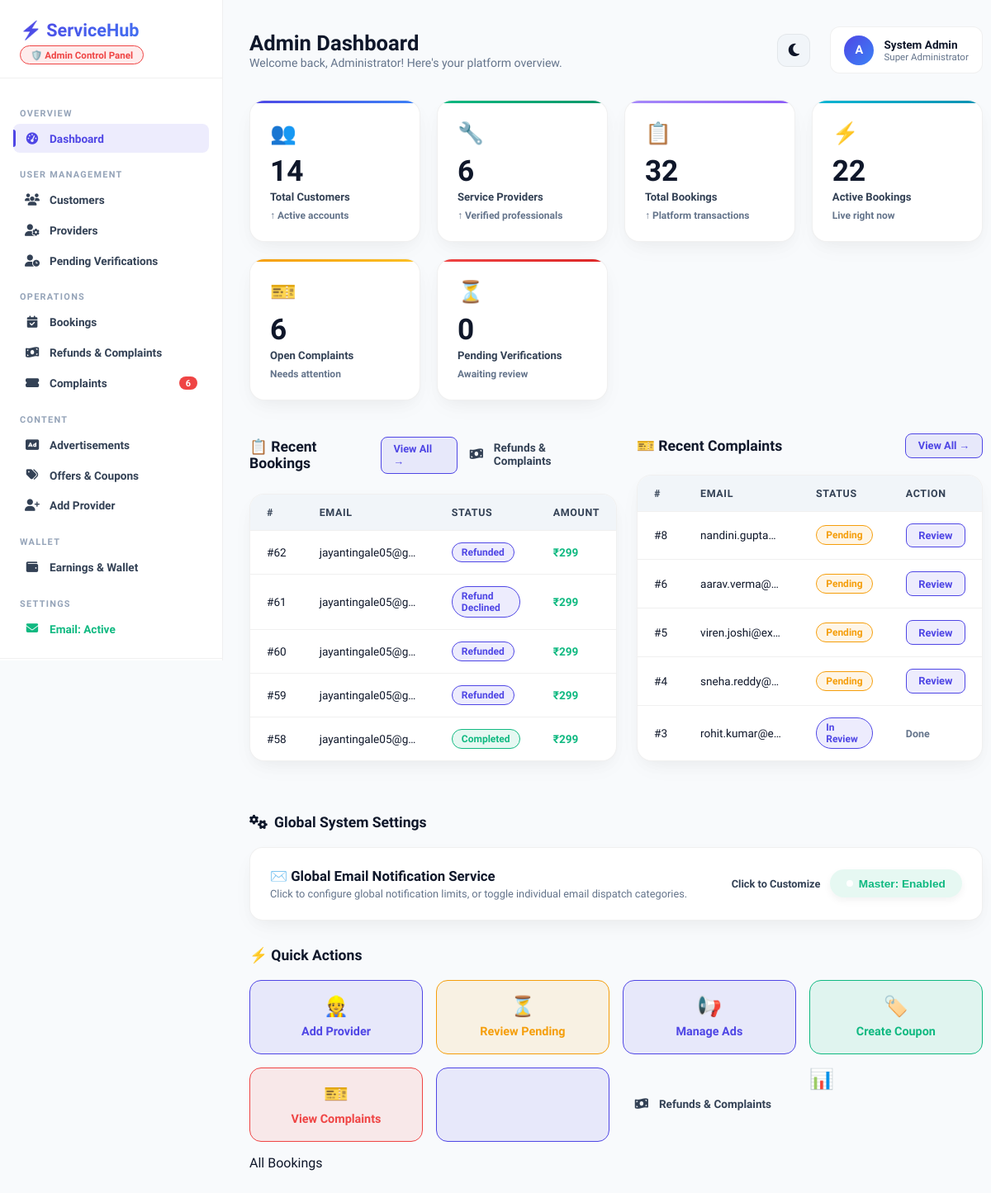
The page /aadmin/ (signed in) on the database its author committed.
### csdata/models.py (models this page shows, shortened)
class Bookings(models.Model):
    unique = models.AutoField(primary_key=True)
    email = models.CharField(max_length=100)
    uniqueuser = models.IntegerField()
    uniqueservice = models.IntegerField()
    advance = models.BooleanField(default=False)
    service_date = models.DateField(null=True, blank=True)
    service_time = models.TimeField(null=True, blank=True)
    status = models.CharField(max_length=50, default='Pending')
    booking_address = models.CharField(max_length=500, default='')
    user_lat = models.FloatField(default=0.0)
    user_lng = models.FloatField(default=0.0)
    emp_lat = models.FloatField(default=21.0150)
    emp_lng = models.FloatField(default=75.5690)
    price = models.FloatField(default=299.00)
    discount_applied = models.FloatField(default=0.0)
    promo_code = models.CharField(max_length=50, default='', blank=True)
    payment_method = models.CharField(max_length=50, default='UPI')
    refund_status = models.CharField(max_length=50, default='None')  # None, Requested, Processed
    refund_reason = models.CharField(max_length=500, default='', blank=True)
    provider_dispute_reason = models.CharField(max_length=500, default='', blank=True)
    refund_proof_pic = models.ImageField(upload_to='refund_proofs/', null=True, blank=True)
    created_at = models.DateTimeField(default=timezone.now)

class Ticket(models.Model):
    unique = models.AutoField(primary_key=True)
    mail = models.CharField(max_length=100)
    phone = models.CharField(max_length=20, default='')
    ticketdetail = models.TextField(max_length=2000)
    attachment = models.FileField(upload_to='complaints/', null=True, blank=True)
    status = models.CharField(max_length=50, default='Pending')  # Pending, In Review, Resolved
    admin_response = models.TextField(blank=True, default='')
    created_at = models.DateTimeField(default=timezone.now)
    resolved_at = models.DateTimeField(null=True, blank=True)

### CustomerService/views.py (the view)
# urls.py: path('aadmin/', views.aadmin, name='aadmin'),
def aadmin(request):
    if not admin_required(request):
        return redirect('/signin/')
    customer_count = Cdetail.objects.exclude(mail='admin@gmail.com').count()
    employee_count = Employee.objects.count()
    ticket_count = Ticket.objects.filter(status='Pending').count()
    bookings_count = Bookings.objects.count()
    pending_providers = ProviderRegistration.objects.filter(status='pending').count()
    active_bookings = Bookings.objects.filter(status__in=['Pending', 'Heading to Location', 'In Progress']).count()
    recent_bookings = Bookings.objects.order_by('-unique')[:5]
    recent_tickets = Ticket.objects.order_by('-unique')[:5]
    ads = Advertisement.objects.filter(is_active=True)
    all_completed = Bookings.objects.filter(status='Completed')
    total_revenue = sum(b.price - b.discount_applied for b in all_completed)
    total_transactions = Bookings.objects.count() + WalletTransaction.objects.count()
    total_withdrawals = sum(tx.amount for tx in WalletTransaction.objects.filter(transaction_type='Withdrawal', status='Completed'))
    provider_payouts = sum(tx.amount for tx in WalletTransaction.objects.filter(transaction_type='Withdrawal', status__in=['Pending', 'Completed']))
    from csdata.models import AdminSetting
    setting, _ = AdminSetting.objects.get_or_create(key='global_email_active', defaults={'value': True, 'description': 'Enable/Disable global email notification service'})
    global_email_active = setting.value
    return render(request, 'admin/aadmin.html', {
        'customer_count': customer_count,
        'employee_count': employee_count,
        'ticket_count': ticket_count,
        'bookings_count': bookings_count,
        'pending_providers': pending_providers,
        'active_bookings': active_bookings,
        'recent_bookings': recent_bookings,
        'recent_tickets': recent_tickets,
        'ads': ads,
        'total_revenue': total_revenue,
        'total_transactions': total_transactions,
        'total_withdrawals': total_withdrawals,
        'provider_payouts': provider_payouts,
        'global_email_active': global_email_active,
    })

### templates/admin/aadmin.html (shortened to what this page needs)
<!DOCTYPE html>
<html lang="en">
<head>
<link rel="stylesheet" href="https://cdnjs.cloudflare.com/ajax/libs/font-awesome/6.5.0/css/all.min.css">
<link rel="stylesheet" href="/static/css/theme.css">
</head>
<body>
<aside class="sidebar">
  <div class="sidebar-header">
    <div class="logo">⚡ ServiceHub</div>
    <div class="admin-badge">🛡️ Admin Control Panel</div>
  </div>
  <div class="nav-body">
    <div class="nav-section">Overview</div>
    <a href="/aadmin/" class="nav-link active"><i class="fas fa-tachometer-alt"></i> Dashboard</a>
    <div class="nav-section">User Management</div>
    <a href="/userinfo/" class="nav-link"><i class="fas fa-users"></i> Customers</a>
    <a href="/employeeinfo/" class="nav-link"><i class="fas fa-user-gear"></i> Providers</a>
    <a href="/admin/pending-providers/" class="nav-link">
      <i class="fas fa-user-clock"></i> Pending Verifications
    </a>
    <div class="nav-section">Operations</div>
    <a href="/servicebooked/" class="nav-link"><i class="fas fa-calendar-check"></i> Bookings</a>
    <a href="/admin/refunds/" class="nav-link {% if request.path == '/admin/refunds/' %}active{% endif %}">
      <i class="fas fa-money-bill-wave"></i> Refunds & Complaints
    </a>
    <a href="/ticketraised/" class="nav-link">
      <i class="fas fa-ticket-alt"></i> Complaints
      {% if ticket_count > 0 %}<span class="badge-count">{{ ticket_count }}</span>{% endif %}
    </a>
    <div class="nav-section">Content</div>
    <a href="/admin/manage_ad/" class="nav-link"><i class="fas fa-ad"></i> Advertisements</a>
    <a href="/admin/manage_offer/" class="nav-link"><i class="fas fa-tags"></i> Offers & Coupons</a>
    <a href="/addemp/" class="nav-link"><i class="fas fa-user-plus"></i> Add Provider</a>
    <div class="nav-section">Wallet</div>
    <a href="/admin/wallet/" class="nav-link"><i class="fas fa-wallet"></i> Earnings & Wallet</a>
    <div class="nav-section">Settings</div>
    <a href="/admin/toggle_global_email/" class="nav-link" style="color: {% if global_email_active %}#10b981{% else %}#ef4444{% endif %}; font-weight: 700;">
      <i class="fas fa-envelope"></i> Email: {% if global_email_active %}Active{% else %}Muted{% endif %}
    </a>
  </div>
  <div class="sidebar-footer">
  </div>
</aside>
<main class="main">
  <div class="topbar">
    <div class="topbar-title">
      <h1>Admin Dashboard</h1>
      <p>Welcome back, Administrator! Here's your platform overview.</p>
    </div>
    <div class="topbar-right">
      <button class="theme-toggle-btn" id="theme-toggle" style="margin-right: 0.5rem;"><i class="fas fa-moon"></i></button>
      <div class="admin-info">
        <div class="admin-avatar">A</div>
        <div>
          <div class="admin-name">System Admin</div>
          <div class="admin-role">Super Administrator</div>
        </div>
      </div>
    </div>
  </div>
  <div class="metrics">
    <div class="metric-card mc-blue">
      <span class="metric-icon">👥</span>
      <div class="metric-num">{{ customer_count }}</div>
      <div class="metric-label">Total Customers</div>
      <div class="metric-change change-up">↑ Active accounts</div>
    </div>
    <div class="metric-card mc-green">
      <span class="metric-icon">🔧</span>
      <div class="metric-num">{{ employee_count }}</div>
      <div class="metric-label">Service Providers</div>
      <div class="metric-change change-up">↑ Verified professionals</div>
    </div>
    <div class="metric-card mc-purple">
      <span class="metric-icon">📋</span>
      <div class="metric-num">{{ bookings_count }}</div>
      <div class="metric-label">Total Bookings</div>
      <div class="metric-change change-up">↑ Platform transactions</div>
    </div>
    <div class="metric-card mc-cyan">
      <span class="metric-icon">⚡</span>
      <div class="metric-num">{{ active_bookings }}</div>
      <div class="metric-label">Active Bookings</div>
      <div class="metric-change">Live right now</div>
    </div>
    <div class="metric-card mc-yellow">
      <span class="metric-icon">🎫</span>
      <div class="metric-num">{{ ticket_count }}</div>
      <div class="metric-label">Open Complaints</div>
      <div class="metric-change change-down">Needs attention</div>
    </div>
    <div class="metric-card mc-red">
      <span class="metric-icon">⏳</span>
      <div class="metric-num">{{ pending_providers }}</div>
      <div class="metric-label">Pending Verifications</div>
      <div class="metric-change change-down">Awaiting review</div>
    </div>
  </div>
  <div class="grid-2">
    <div>
      <div class="section-header">
        <div class="section-title">📋 Recent Bookings</div>
        <a href="/servicebooked/" class="btn-sm">View All →</a>
    <a href="/admin/refunds/" class="nav-link {% if request.path == '/admin/refunds/' %}active{% endif %}">
      <i class="fas fa-money-bill-wave"></i> Refunds & Complaints
    </a>
      </div>
      <div class="table-card">
        <table>
          <thead><tr><th>#</th><th>Email</th><th>Status</th><th>Amount</th></tr></thead>
          <tbody>
            {% for booking in recent_bookings %}
            <tr>
              <td>#{{ booking.unique }}</td>
              <td style="max-width:160px;overflow:hidden;text-overflow:ellipsis;white-space:nowrap">{{ booking.email }}</td>
              <td>
                <span class="status-badge
                  {% if booking.status == 'Pending' %}status-pending
                  {% elif booking.status == 'Completed' %}status-completed
                  {% elif booking.status == 'Declined' %}status-declined
                  {% elif booking.status == 'In Progress' or booking.status == 'Heading to Location' %}status-active
                  {% else %}status-inreview{% endif %}">
                  {{ booking.status }}
                </span>
              </td>
              <td style="color:var(--success);font-weight:700">₹{{ booking.price|floatformat:0 }}</td>
            </tr>
            {% empty %}
            <tr><td colspan="4" style="text-align:center;color:var(--text-muted);padding:2rem">No bookings yet</td></tr>
            {% endfor %}
          </tbody>
        </table>
      </div>
    </div>
    <div>
      <div class="section-header">
        <div class="section-title">🎫 Recent Complaints</div>
        <a href="/ticketraised/" class="btn-sm">View All →</a>
      </div>
      <div class="table-card">
        <table>
          <thead><tr><th>#</th><th>Email</th><th>Status</th><th>Action</th></tr></thead>
          <tbody>
            {% for ticket in recent_tickets %}
            <tr>
              <td>#{{ ticket.unique }}</td>
              <td style="max-width:140px;overflow:hidden;text-overflow:ellipsis;white-space:nowrap">{{ ticket.mail }}</td>
              <td>
                <span class="status-badge {% if ticket.status == 'Pending' %}status-pending{% elif ticket.status == 'Resolved' %}status-resolved{% else %}status-inreview{% endif %}">
                  {{ ticket.status }}
                </span>
              </td>
              <td>
                {% if ticket.status == 'Pending' %}
                <a href="/ticketraised/" class="btn-sm">Review</a>
                {% else %}
                <span style="color:var(--text-muted);font-size:.78rem;font-weight:600">Done</span>
                {% endif %}
              </td>
            </tr>
            {% empty %}
            <tr><td colspan="4" style="text-align:center;color:var(--text-muted);padding:2rem">No tickets</td></tr>
            {% endfor %}
          </tbody>
        </table>
      </div>
    </div>
  </div>
  <div class="section-header">
    <div class="section-title"><i class="fas fa-gears text-primary"></i> Global System Settings</div>
  </div>
  <div class="table-card" style="cursor: pointer; padding: 1.5rem; margin-bottom: 2rem; border-radius: 16px; background: var(--card-bg); border: 1px solid var(--border-light); box-shadow: var(--card-shadow); transition: transform 0.2s;" onclick="openEmailModal()">
    <div style="display: flex; justify-content: space-between; align-items: center; flex-wrap: wrap; gap: 1rem;">
      <div>
        <h4 style="font-size: 1.05rem; font-weight: 800; color: var(--text-primary); margin: 0; display: flex; align-items: center; gap: 0.5rem;">
          ✉️ Global Email Notification Service
        </h4>
        <p style="font-size: 0.8rem; color: var(--text-muted); margin-top: 0.25rem; margin-bottom: 0;">
          Click to configure global notification limits, or toggle individual email dispatch categories.
        </p>
      </div>
      <div style="display: flex; align-items: center; gap: 0.75rem;">
        <span style="font-size: 0.8rem; color: var(--text-secondary); font-weight: 600;">Click to Customize</span>
        <button type="button" class="btn-sm {% if global_email_active %}btn-success-sm{% else %}btn-danger-sm{% endif %}" style="pointer-events: none; border: none; padding: 0.6rem 1.25rem; border-radius: 30px; font-size: 0.85rem; font-weight: 700; display: inline-flex; align-items: center; gap: 0.4rem; box-shadow: 0 4px 10px rgba(0,0,0,0.05);">
          {% if global_email_active %}
            <span style="display: inline-block; width: 8px; height: 8px; border-radius: 50%; background: #ffffff;"></span>
            Master: Enabled
          {% else %}
            <span style="display: inline-block; width: 8px; height: 8px; border-radius: 50%; background: #ffffff;"></span>
            Master: Muted
          {% endif %}
        </button>
      </div>
    </div>
  </div>
  <div class="section-header"><div class="section-title">⚡ Quick Actions</div></div>
  <div style="display:grid;grid-template-columns:repeat(auto-fit,minmax(180px,1fr));gap:1rem;margin-bottom:2rem">
    <a href="/addemp/" class="btn-sm" style="padding:1rem;flex-direction:column;gap:.5rem;border-radius:14px;text-align:center;justify-content:center;font-size:.9rem;height:90px">
      <span style="font-size:1.5rem">👷</span> Add Provider
    </a>
    <a href="/admin/pending-providers/" class="btn-sm btn-warning-sm" style="padding:1rem;flex-direction:column;gap:.5rem;border-radius:14px;text-align:center;justify-content:center;font-size:.9rem;height:90px">
      <span style="font-size:1.5rem">⏳</span> Review Pending
    </a>
    <a href="/admin/manage_ad/" class="btn-sm" style="padding:1rem;flex-direction:column;gap:.5rem;border-radius:14px;text-align:center;justify-content:center;font-size:.9rem;height:90px">
      <span style="font-size:1.5rem">📢</span> Manage Ads
    </a>
    <a href="/admin/manage_offer/" class="btn-sm btn-success-sm" style="padding:1rem;flex-direction:column;gap:.5rem;border-radius:14px;text-align:center;justify-content:center;font-size:.9rem;height:90px">
      <span style="font-size:1.5rem">🏷️</span> Create Coupon
    </a>
    <a href="/ticketraised/" class="btn-sm btn-danger-sm" style="padding:1rem;flex-direction:column;gap:.5rem;border-radius:14px;text-align:center;justify-content:center;font-size:.9rem;height:90px">
      <span style="font-size:1.5rem">🎫</span> View Complaints
    </a>
    <a href="/servicebooked/" class="btn-sm" style="padding:1rem;flex-direction:column;gap:.5rem;border-radius:14px;text-align:center;justify-content:center;font-size:.9rem;height:90px;border-color:var(--primary);color:var(--primary);background:var(--primary-light)">
    <a href="/admin/refunds/" class="nav-link {% if request.path == '/admin/refunds/' %}active{% endif %}">
      <i class="fas fa-money-bill-wave"></i> Refunds & Complaints
    </a>
      <span style="font-size:1.5rem">📊</span> All Bookings
    </a>
  </div>
</main>
</body>
</html>

### rows shown on the page
Bookings: unique "62", email "jayantingale05@g…", status "Refunded", price "299"
Bookings: unique "61", email "jayantingale05@g…", status "Refund Declined", price "299"
Bookings: unique "60", email "jayantingale05@g…", status "Refunded", price "299"
Bookings: unique "59", email "jayantingale05@g…", status "Refunded", price "299"
Bookings: unique "58", email "jayantingale05@g…", status "Completed", price "299"
Ticket: unique "8", mail "nandini.gupta…", status "Pending", shows "Review"
Ticket: unique "6", mail "aarav.verma@…", status "Pending", shows "Review"
Ticket: unique "5", mail "viren.joshi@ex…", status "Pending", shows "Review"
Ticket: unique "4", mail "sneha.reddy@…", status "Pending", shows "Review"
Ticket: unique "3", mail "rohit.kumar@e…", status "In Review", shows "Done"

### other values the page prints
{{ ticket_count }} "6"
{{ customer_count }} "14"
{{ employee_count }} "6"
{{ bookings_count }} "32"
{{ active_bookings }} "22"
{{ pending_providers }} "0"
